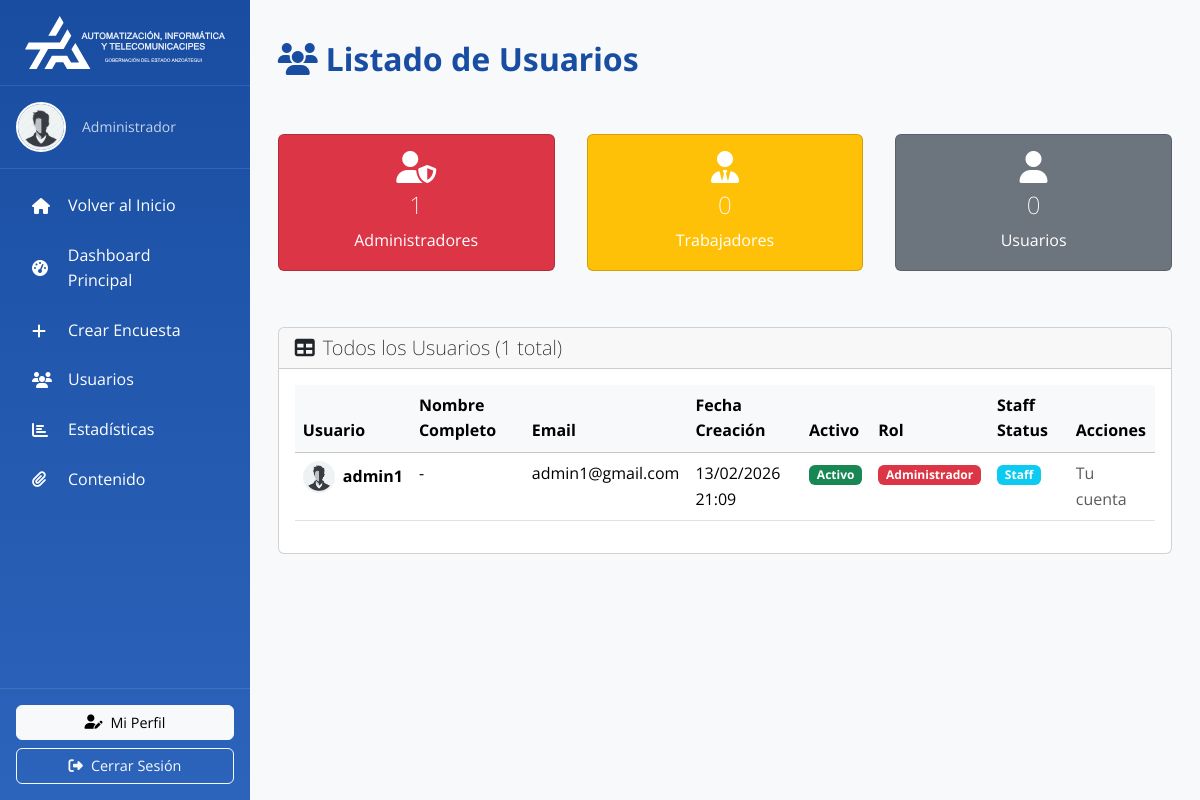
The app's page /polls/users/ (signed in), older data.
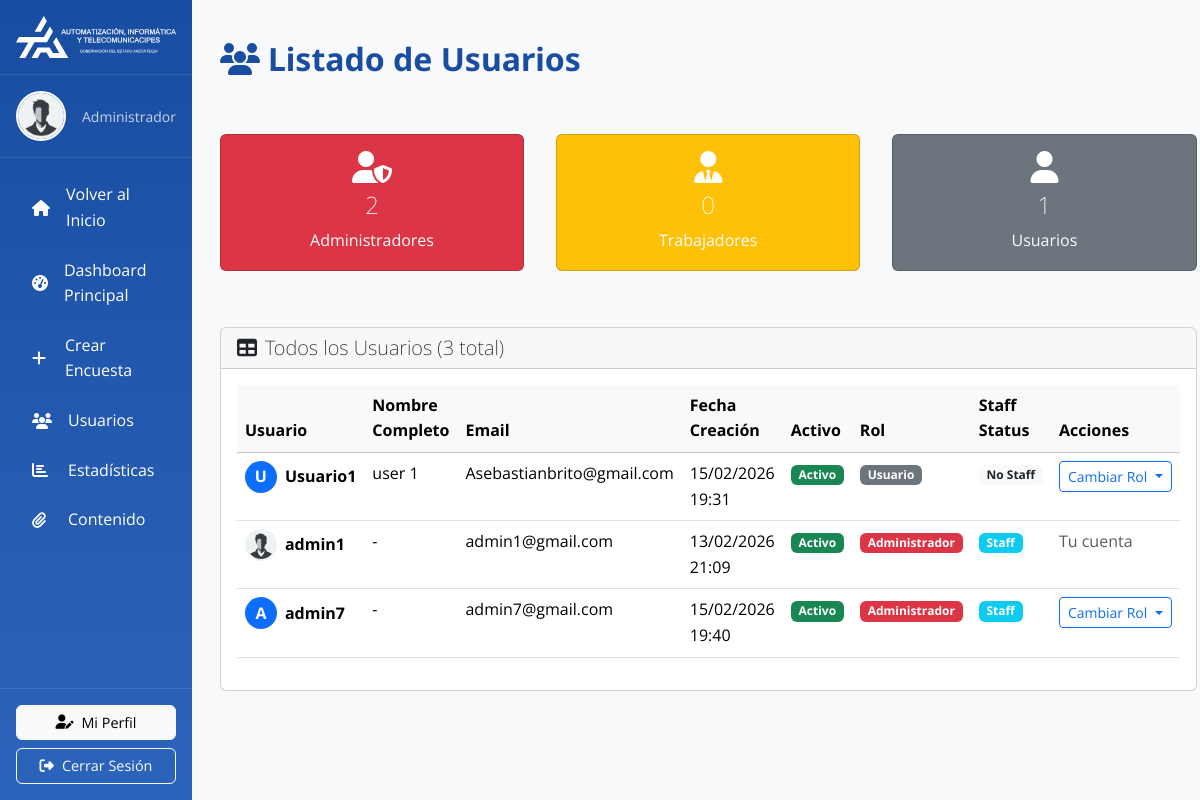
The same page, newer data.
### model_poll/models.py (models this page shows, shortened)
class User(AbstractUser):
    full_name = models.CharField(max_length=255, blank=True, default='')
    profile_image = models.ImageField(upload_to='profiles/', blank=True, null=True)
    rol = models.ForeignKey(Rol, on_delete=models.SET_NULL, null=True, blank=True, related_name="usuarios")

class Rol(models.Model):
    name = models.CharField(max_length=50, unique=True, help_text="Administrador, Trabajador, Usuario")
    descripcion = models.TextField(blank=True, null=True, default='')

### posts/views.py (the view)
# urls.py: path('users/', views.user_list, name='user_list'),
@login_required
def user_list(request):
    if not request.user.rol or request.user.rol.name not in ['Administrador', 'Trabajador']:
        return HttpResponseForbidden("No tienes permisos para ver el listado de usuarios.")
    users = User.objects.all().order_by('username')
    for user in users:
        user.participation_count = Participation.objects.filter(user=user).count()
        user.last_participation = Participation.objects.filter(user=user).order_by('-sent_date').first()
    admin_count = users.filter(rol__name='Administrador').count()
    worker_count = users.filter(rol__name='Trabajador').count()
    user_count = users.filter(Q(rol__name='Usuario') | Q(rol__isnull=True)).count()
    paginator = Paginator(users, 15)
    page_number = request.GET.get('page')
    page_obj = paginator.get_page(page_number)
    context = {
        'users': users,
        'page_obj': page_obj,
        'admin_count': admin_count,
        'worker_count': worker_count,
        'user_count': user_count,
    }
    return render(request, 'posts/user_list.html', context)

### templates/posts/user_list.html (shortened to what the changed rows need)
{% extends "pages/layouts/_base_manage.html" %}
{% load static %}
{% block content %}
<div class="row">
    <div class="col-12">
        <h2 class="fw-bold mb-4" style="color: #184da1;">
            <i class="fas fa-users me-2"></i>Listado de Usuarios
        </h2>
    </div>
</div>
<div class="row mb-4">
    <div class="col-md-4">
        <div class="card bg-danger text-white">
            <div class="card-body text-center">
                <i class="fas fa-user-shield fa-2x mb-2"></i>
                <h4>{{ admin_count }}</h4>
                <p class="mb-0">Administradores</p>
            </div>
        </div>
    </div>
    <div class="col-md-4">
        <div class="card bg-secondary text-white">
            <div class="card-body text-center">
                <i class="fas fa-user fa-2x mb-2"></i>
                <h4>{{ user_count }}</h4>
                <p class="mb-0">Usuarios</p>
            </div>
        </div>
    </div>
</div>
<div class="row">
    <div class="col-12">
        <div class="card">
            <div class="card-header">
                <h5 class="mb-0">
                    <i class="fas fa-table me-2"></i>Todos los Usuarios ({{ users.count }} total)
                </h5>
            </div>
            <div class="card-body">
                <div class="table-responsive">
                    <table class="table table-hover">
                        <thead class="table-light">
                            <tr>
                                <th>Usuario</th>
                                <th>Nombre Completo</th>
                                <th>Email</th>
                                <th>Fecha Creación</th>
                                <th>Activo</th>
                                <th>Rol</th>
                                <th>Staff Status</th>
                                {% if user.rol.name == 'Administrador' %}
                                <th>Acciones</th>
                                {% endif %}
                            </tr>
                        </thead>
                        <tbody>
                            {% for usuario in page_obj %}
                            <tr>
                                <td>
                                    <div class="d-flex align-items-center">
                                        {% if usuario.profile_image %}
                                            <img src="{{ usuario.profile_image.url }}" class="rounded-circle me-2" width="32" height="32">
                                        {% else %}
                                            <div class="bg-primary rounded-circle d-flex align-items-center justify-content-center me-2" style="width: 32px; height: 32px;">
                                                <span class="text-white fw-bold">{{ usuario.username|first|upper }}</span>
                                            </div>
                                        {% endif %}
                                        <strong
                                            data-bs-toggle="tooltip"
                                            data-bs-placement="top"
                                            data-bs-html="true"
                                            title="<div class='text-start'><strong>{{ usuario.get_full_name|default:usuario.username }}</strong><br><small>📊 Participaciones: {{ usuario.participation_count }}</small>{% if usuario.last_participation %}<br><small>📅 Última: {{ usuario.last_participation.sent_date|date:'d/m/Y' }}</small>{% endif %}<br><small>📧 {{ usuario.email }}</small></div>"
                                            style="cursor: help;"
                                        >{{ usuario.username }}</strong>
                                    </div>
                                </td>
                                <td>{{ usuario.get_full_name|default:"-" }}</td>
                                <td>{{ usuario.email }}</td>
                                <td>{{ usuario.date_joined|date:"d/m/Y H:i" }}</td>
                                <td>
                                    {% if usuario.is_active %}
                                        <span class="badge bg-success">Activo</span>
                                    {% else %}
                                        <span class="badge bg-danger">Inactivo</span>
                                    {% endif %}
                                </td>
                                <td>
                                    <span class="badge bg-{% if usuario.rol.name == 'Administrador' %}danger{% elif usuario.rol.name == 'Trabajador' %}warning{% else %}secondary{% endif %}">
                                        {{ usuario.rol.name|default:"Usuario" }}
                                    </span>
                                </td>
                                <td>
                                    {% if usuario.is_staff %}
                                        <span class="badge bg-info">Staff</span>
                                    {% else %}
                                        <span class="badge bg-light text-dark">No Staff</span>
                                    {% endif %}
                                </td>
                                {% if user.rol.name == 'Administrador' %}
                                <td>
                                    {% if usuario.id != user.id %}
                                    <div class="btn-group btn-group-sm">
                                        <button class="btn btn-outline-primary dropdown-toggle" type="button" data-bs-toggle="dropdown">
                                            Cambiar Rol
                                        </button>
                                    </div>
                                    {% else %}
                                    <span class="text-muted">Tu cuenta</span>
                                    {% endif %}
                                </td>
                                {% endif %}
                            </tr>
                            {% endfor %}
                        </tbody>
                    </table>
                </div>
            </div>
        </div>
    </div>
</div>
{% endblock %}

### templates/pages/layouts/_base_manage.html (shortened to what the changed rows need)
{% load static %}
<!DOCTYPE html>
<html lang="es">
<head>
    <link rel="stylesheet" href="https://cdnjs.cloudflare.com/ajax/libs/font-awesome/6.4.0/css/all.min.css">
    <link href="https://cdn.jsdelivr.net/npm/bootstrap@5.3.2/dist/css/bootstrap.min.css" rel="stylesheet">
    <link rel="stylesheet" href="{% static 'css/styles.css' %}">
</head>
<body>
    <div class="d-flex" style="min-height: 100vh;">
        <div class="d-flex flex-column" style="width: 280px; background: linear-gradient(180deg, #184da1 0%, #2D64BB 100%); box-shadow: 2px 0 10px rgba(0,0,0,0.1);">
            <div class="p-3 border-bottom" style="border-color: rgba(255,255,255,0.1) !important;">
                <div class="d-flex align-items-center text-white">
                    {% if user.profile_image %}
                        <img src="{{ user.profile_image.url }}" class="rounded-circle me-3" width="50" height="50" style="object-fit: cover; border: 2px solid white;">
                    {% else %}
                        <div class="rounded-circle d-flex align-items-center justify-content-center me-3" style="width: 50px; height: 50px; background: rgba(255,255,255,0.2); border: 2px solid white;">
                            <i class="fas fa-user" style="font-size: 20px;"></i>
                        </div>
                    {% endif %}
                    <div class="flex-grow-1">
                        <small class="opacity-75">{{ user.rol.name|default:"Usuario" }}</small>
                    </div>
                </div>
            </div>
        </div>
        <div class="flex-grow-1" style="background-color: #f8f9fa;">
            <div class="p-4">
                {% block content %}
                {% endblock %}
            </div>
        </div>
    </div>
</body>
</html>

Row changes from the older to the newer data that the page shows:
added User: username|first "U", username "Usuario1", get_full_name "user 1", email "Asebastianbrito@gmail.com", date_joined "15/02/2026 19:31", is_active "Activo", rol.name "Usuario", is_staff "No Staff"
added User: username|first "A", username "admin7", get_full_name "-", email "admin7@gmail.com", date_joined "15/02/2026 19:40", is_active "Activo", rol.name "Administrador", is_staff "Staff"
Text that changed along with them:
{{ admin_count }}: "1" → "2"
{{ user_count }}: "0" → "1"
{{ users.count }}: "1" → "3"
